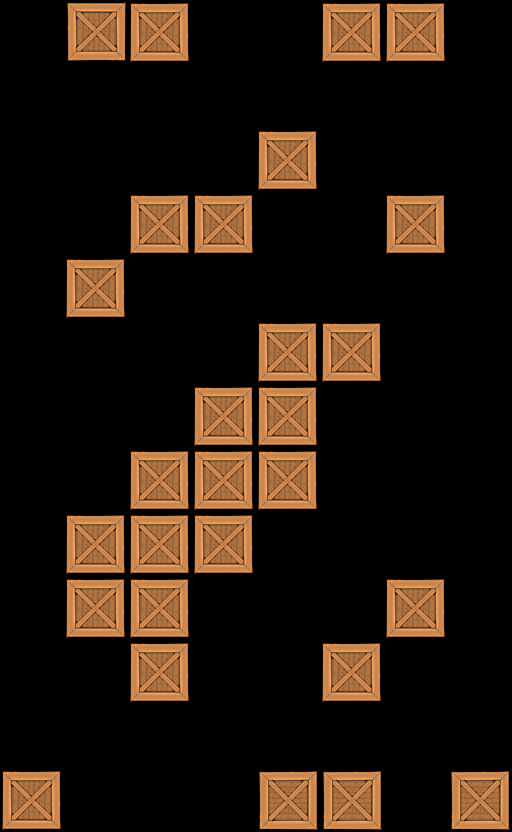

Below is a game level as drawn by its tile map, then a one-line description and the .tmx that defines it (tile-layer data replaced by summaries):
An orthogonal 8x13 tile map with 64x64 px tiles, 1 tile layer (Tile Layer 1).

<map version="1.0" orientation="orthogonal" width="8" height="13" tilewidth="64" tileheight="64">
 <tileset firstgid="1" name="crate" tilewidth="64" tileheight="64">
  <image source="../../crate5.png" width="64" height="64" />
 </tileset>
 <layer name="Tile Layer 1" width="8" height="13">
  <data>[104 cells, 28 non-empty, 1 distinct tile ids]</data>
 </layer>
</map>
